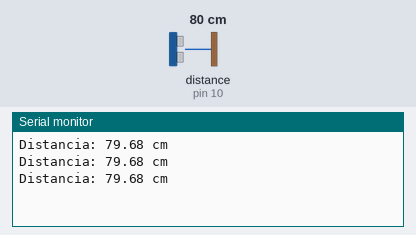
Bench run of a sketch on a simulated Arduino Uno, built with avr-gcc and run on an emulated ATmega328P. Parts: the last lines printed to the serial monitor. Wiring (inferred from the names in the program): ultrasonic range finder: trigger pin 9; echo pin 10. The test bench sets the inputs (shaded band); at power-on: distance to the obstacle (sensor on pin 10) 80 cm. The echo pulse lasts 58.3 µs per cm.

Above: at 1.3 s.
1.4 s: distance to the obstacle (sensor on pin 10) set to 2 cm
At 1.9 s:
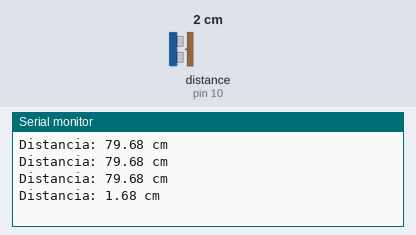
2.9 s: distance to the obstacle (sensor on pin 10) set to 4 cm
At 3.4 s:
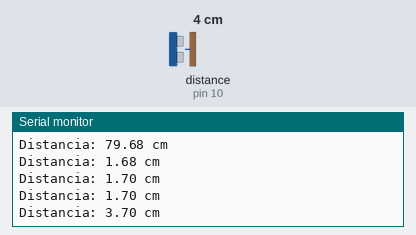
Timing chart, 0 to 5.9 s (numbered marks = the images above; inputs shaded):
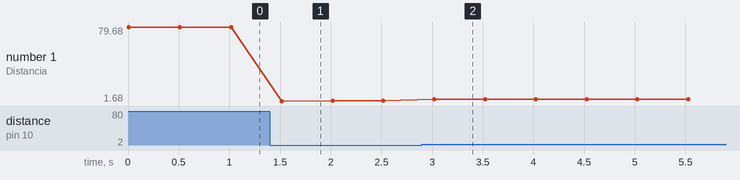

The sketch:

exemplo_1.ino
```cpp
/*
  Sensor Ultrassônico (HC-SR04 ou compatível)
  Exemplo simples sem bibliotecas.
  Programação Bloqueante.
  Mede e mostra a distância em centímetros.
*/

#define TRIG 9   // Pino do TRIG
#define ECHO 10  // Pino do ECHO

void setup() {
  Serial.begin(9600);       // Comunicação serial
  pinMode(TRIG, OUTPUT);    // TRIG como saída
  pinMode(ECHO, INPUT);     // ECHO como entrada
}

void loop() {
  long duracao;     // Duração do tempo de ida e volta do pulso sonoro.
  float distancia;  // Variável para amarzenar o valor da distância do obstáculo.

  // Gera pulso no TRIG
  digitalWrite(TRIG, LOW);
  delayMicroseconds(2);
  digitalWrite(TRIG, HIGH);
  delayMicroseconds(10);
  digitalWrite(TRIG, LOW);

  // Mede o tempo de resposta no ECHO
  duracao = pulseIn(ECHO, HIGH);

  // Converte tempo em distância (cm) do obstáculo.
  distancia = (duracao * 0.0343) / 2;

  // Exibe no Serial Monitor
  Serial.print("Distancia: ");
  Serial.print(distancia);
  Serial.println(" cm");

  delay(500); // espera meio segundo
}
```

Measured:
- after the input at 1.4 s, the serial monitor: prints a new line after 0.12 s (image 1)
- after the input at 2.9 s, the serial monitor: prints a new line after 0.12 s (image 2)
- plotted number 1: 79.68 → 1.7 after the input at 1.4 s, 1.7 → 3.7 after the input at 2.9 s
